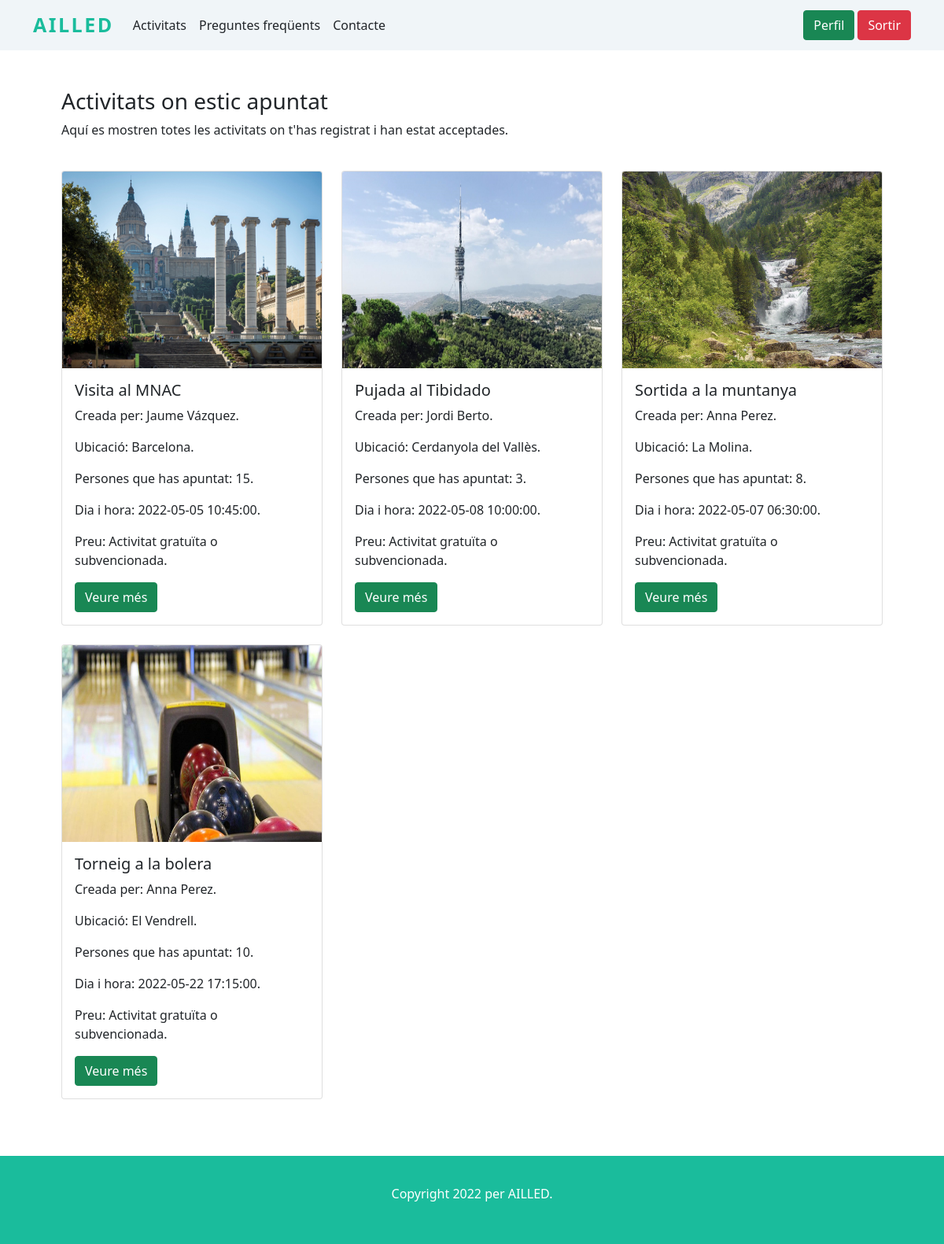
Page /Projecte3/registrat_activitats.php (signed in) on the earlier database version.
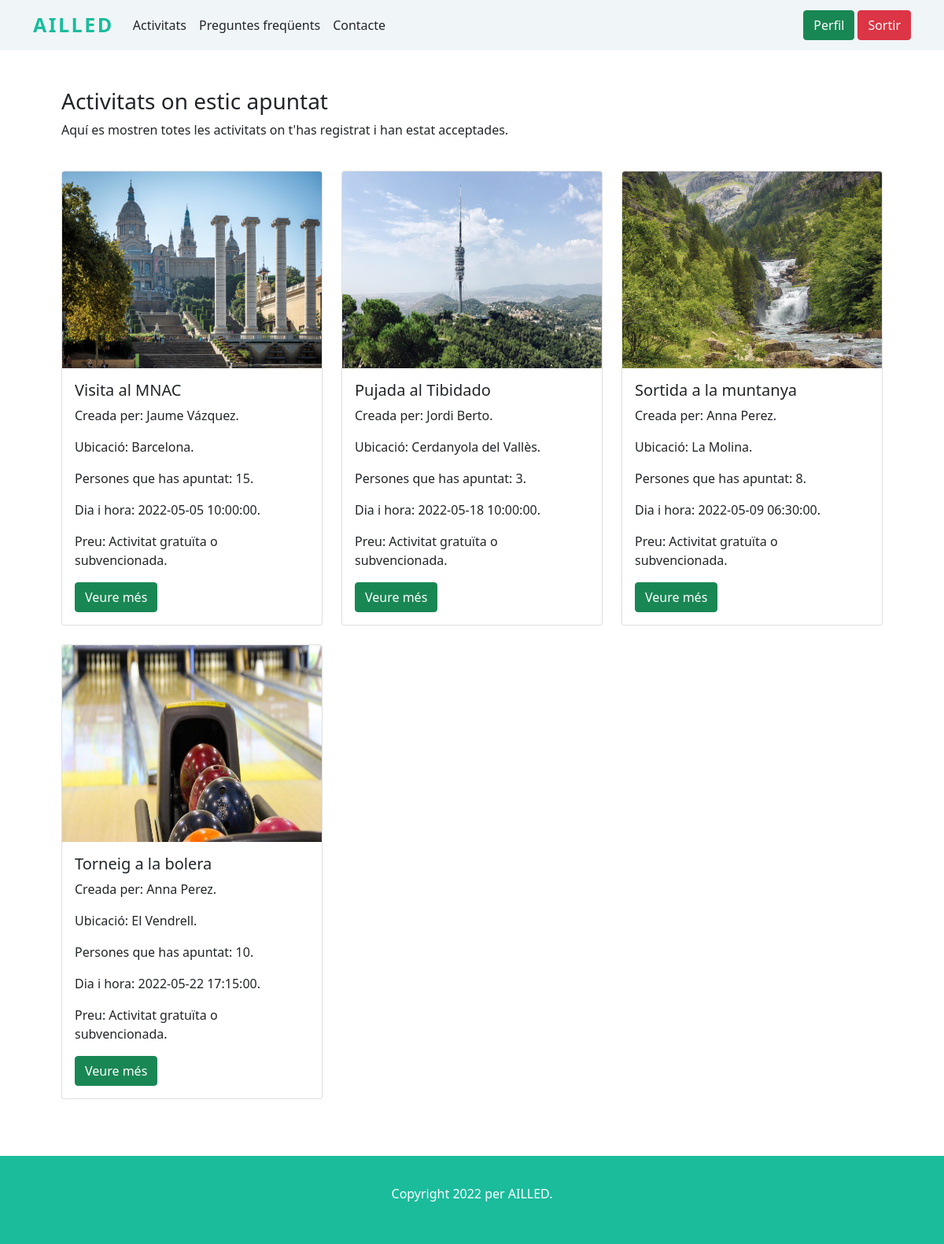
Same page on the later database version.
### tables this page shows
CREATE TABLE `activitat` (
  `id` int(11) NOT NULL,
  `id_usuari` int(11) NOT NULL,
  `nom` varchar(50) NOT NULL,
  `ubicacio` varchar(50) NOT NULL,
  `descripcio` text NOT NULL,
  `duracio` int(11) NOT NULL,
  `numero_participants` int(11) NOT NULL,
  `participants_disponibles` int(11) NOT NULL,
  `discapacitat_dirigida` varchar(50) NOT NULL,
  `dia_hora` datetime NOT NULL,
  `preu` int(11) NOT NULL,
  `imatge` varchar(100) NOT NULL,
  `esta_acceptada` int(11) NOT NULL
);

CREATE TABLE `usuari` (
  `id` int(11) NOT NULL,
  `nom` varchar(50) NOT NULL,
  `username` varchar(50) NOT NULL,
  `correu` varchar(50) NOT NULL,
  `contrasenya` text NOT NULL,
  `localitat` varchar(50) NOT NULL,
  `es_admin` int(11) NOT NULL
);

CREATE TABLE `participants_apuntats` (
  `id` int(11) NOT NULL,
  `id_activitat` int(11) NOT NULL,
  `id_usuari` int(11) NOT NULL,
  `numero_participants` int(11) NOT NULL
);

### Projecte3/registrat_activitats.php (the view, shortened to what this page needs)
<?php
    include "servidor/connexio.php";
?>
<!doctype html>
<html lang="es">
<head>
    <?php
        include "codi_repetit/head.php";
        head();
    ?>
</head>
<body>
    <nav class="navbar navbar-expand-lg navbar-light">
        <?php
            include "codi_repetit/navbar.php";
            navbar();
        ?>
    </nav>
    <?php
        if(isset($_SESSION["id_usuari_sessio"])) {
            ?>
                <main>
                    <div class="container p-5">
                        <h3>Activitats on estic apuntat</h3>
                        <p>Aquí es mostren totes les activitats on t'has registrat i han estat acceptades.</p> <br>
                        <div class="row">
                            <?php
                                $sql_participants_apuntats = "SELECT * FROM participants_apuntats WHERE id_usuari = " . $_SESSION['id_usuari_sessio'];
                                $result_participants_apuntats = $connexio->query($sql_participants_apuntats);
                                if ($result_participants_apuntats->num_rows > 0) {
                                    while ($row_participants_apuntats = $result_participants_apuntats->fetch_assoc()) {
                                        $id_activitats = $row_participants_apuntats["id_activitat"];
                                        $sql = "SELECT * FROM activitat WHERE id = '$id_activitats' AND esta_acceptada = 1 ORDER BY dia_hora ASC";
                                        $result = $connexio->query($sql);
                                        if ($result->num_rows > 0) {
                                            while($row = $result->fetch_assoc()) {
                                                ?>
                                                <div class="col-lg-4 mb-4">
                                                    <div class="card">
                                                        <?php
                                                            echo "<img src='imatges/activitats/". $row["imatge"] ."' alt='". $row["id"] ."' class='card-img-top' height='250'>";
                                                        ?>
                                                        <div class="card-body">
                                                            <h5 class="card-title">
                                                                <?php
                                                                    echo $row["nom"];
                                                                ?>
                                                            </h5>
                                                            <p class="card-text">
                                                                Creada per:
                                                                <?php
                                                                    $sql_usuari = "SELECT nom FROM usuari WHERE id=" . $row["id_usuari"];
                                                                    $resultat_usuari = $connexio->query($sql_usuari);
                                                                    if ($resultat_usuari->num_rows > 0) {
                                                                        while($row_usuari = $resultat_usuari->fetch_assoc()) {
                                                                            echo $row_usuari["nom"] . ".";
                                                                        }
                                                                    } else {
                                                                        echo "Usuari desconegut.";
                                                                    }
                                                                ?>
                                                            </p>
                                                            <p class="card-text">
                                                                Ubicació:
                                                                <?php
                                                                    echo $row["ubicacio"] . ".";
                                                                ?>
                                                            </p>
                                                            <p class="card-text">
                                                                Persones que has apuntat:
                                                                <?php
                                                                    echo $row_participants_apuntats["numero_participants"] . ".";
                                                                ?>
                                                            </p>
                                                            <p class="card-text">
                                                                Dia i hora:
                                                                <?php
                                                                    echo $row["dia_hora"] . ".";
                                                                ?>
                                                            </p>
                                                            <p class="card-text">
                                                                Preu:
                                                                <?php
                                                                    if($row["preu"] == 0) {
                                                                        echo "Activitat gratuïta o subvencionada.";
                                                                    } else {
                                                                        echo $row["preu"] . "€.";
                                                                    }
                                                                ?>
                                                            </p>
                                                            <?php
                                                                $data_ara = date("Y-m-d H:i:s");
                                                                if ($row["dia_hora"] >= $data_ara) {
                                                                    ?>
                                                                        <div class="veuremes">
                                                                            <a href="detalls_activitat.php?id=<?php echo $row["id"]?>" class="btn btn-success">Veure més</a>
                                                                        </div>
                                                                    <?php
                                                                } else {
                                                                    ?>
                                                                        <h3 class="card-text text-muted text-center">
                                                                            Activitat ja vençuda.
                                                                        </h3>
                                                                    <?php
                                                                }
                                                            ?>
                                                        </div>
                                                    </div>
                                                </div>
                                                <?php
                                            }
                                        }
                                    }
                                } else {
                                    ?>
                                        <div class="alert alert-danger" role="alert">
                                            No t'has registrat a cap activitat.
                                        </div>
                                    <?php
                                }
                            ?>
                        </div>
                    </div>
                </main>
            <?php
        } else {
            header("LOCATION: index.php");
        }
    ?>
    <footer>
        <?php
            include "codi_repetit/footer.php";
            footer();
        ?>
    </footer>
</body>
</html>

### Projecte3/codi_repetit/head.php (shortened to what this page needs)
<?php
    function head() {
        ?>
            <link rel="stylesheet" href="css/estils.css">
            <link href="https://cdn.jsdelivr.net/npm/bootstrap@5.1.3/dist/css/bootstrap.min.css" rel="stylesheet">
        <?php
    }
?>

### Projecte3/codi_repetit/navbar.php (shortened to what this page needs)
<?php
    function navbar() {
        ?>
            <div class="container">
                <a class="navbar-brand" href="index.php">
                    <span id="ailled">Ailled</span>
                </a>
                <div class="collapse navbar-collapse justify-content-between" id="navbarSupportedContent">
                    <ul class="navbar-nav me-auto mb-2 mb-lg-0">
                        <li class="nav-item">
                            <a class="nav-link text-dark" href="activitats.php">Activitats</a>
                        </li>
                        <li class="nav-item">
                            <a class="nav-link text-dark" href="preguntes_faqs.php">Preguntes freqüents</a>
                        </li>
                        <li class="nav-item">
                            <a class="nav-link text-dark" href="contacte.php">Contacte</a>
                        </li>
                    </ul>
                    <div class="d-flex">
                        <?php
                            if (isset($_SESSION['id_usuari_sessio'])) {
                                ?>
                                    <a href="meu_perfil.php" class="btn btn-success">Perfil</a>
                                    <form action="" method="post">
                                        <button type="submit" name="sortir" class="ms-1 btn btn-danger">Sortir</button>
                                    </form>
                                <?php
                            } else {
                                echo "<a class='btn btn-outline-success' id='registrar' href='registrar.php'>Registrar-me</a>";
                                echo "<a class='btn' href='iniciar_sessio.php' id='iniciarsessio'>Iniciar sessió</a>";
                            }
                        ?>
                    </div>
                </div>
            </div>
        <?php
    }
?>

### Projecte3/codi_repetit/footer.php (shortened to what this page needs)
<?php
    function footer() {
        ?>
            <div id="peupagina" class="text-center text-white">
                <p>
                </p>
            </div>
        <?php
    }
?>

### Projecte3/css/estils.css (style rules this page uses)
nav { background-color: #F0F5F8; }
nav a span { color: #1ABC9C; font-weight: bold; text-transform: uppercase; font-size: 25px; letter-spacing: 2.5px; }
main div.container section, footer div#peupagina { padding: 3% 0; }
footer { background-color: #1ABC9C; }

Differences in the rows shown:
changed activitat "Visita al MNAC": dia_hora "2022-05-05 10:45:00" → "2022-05-05 10:00:00"
changed activitat "Pujada al Tibidado": dia_hora "2022-05-08 10:00:00" → "2022-05-18 10:00:00"
changed activitat "Sortida a la muntanya": dia_hora "2022-05-07 06:30:00" → "2022-05-09 06:30:00"
